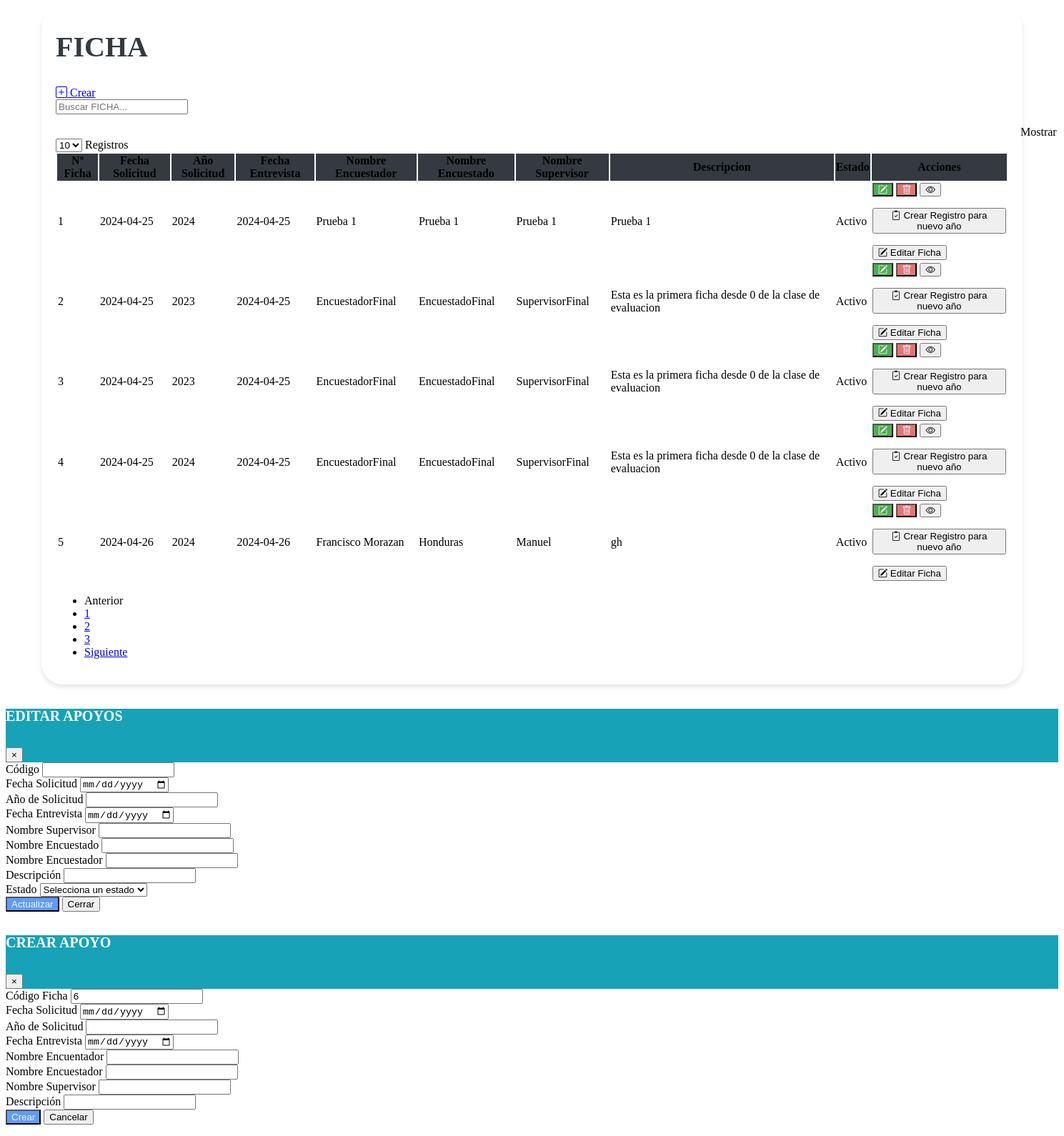
/vistas/Mantenimiento_Ficha.php, run on an earlier commit of the app's database.
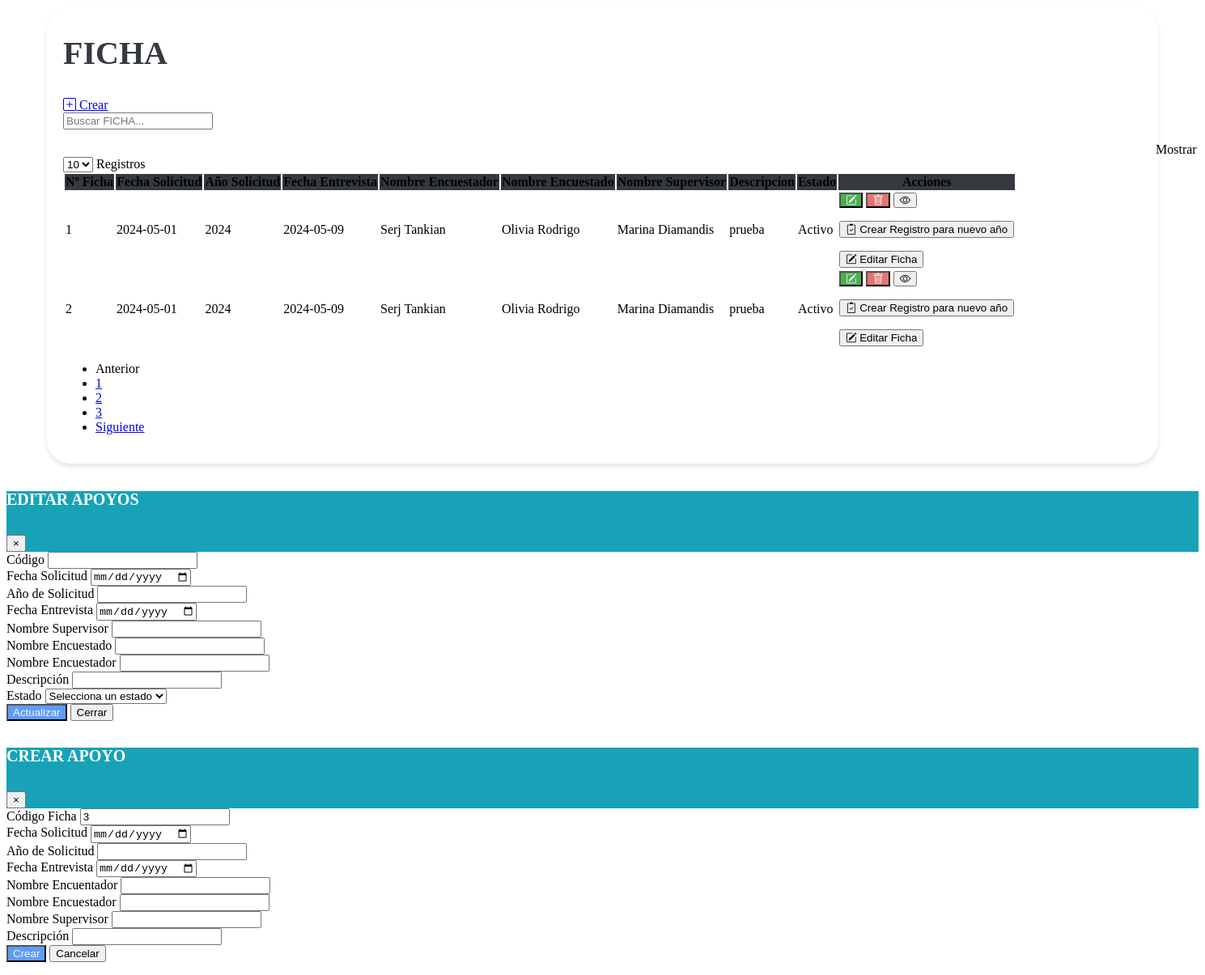
And on a later commit of the database.
### tables this page shows
CREATE TABLE `fichas` (
  `id_ficha` bigint(20) NOT NULL DEFAULT 0,
  `fecha_solicitud` date DEFAULT NULL,
  `anio_solicitud` int(11) DEFAULT NULL,
  `descripcion` varchar(255) DEFAULT NULL,
  `creado_por` varchar(50) DEFAULT NULL,
  `fecha_creacion` timestamp NOT NULL DEFAULT current_timestamp(),
  `modificado_por` varchar(50) DEFAULT NULL,
  `fecha_modificacion` timestamp NOT NULL DEFAULT current_timestamp() ON UPDATE current_timestamp(),
  `estado` enum('A','I') DEFAULT NULL,
  `fecha_entrevista` date DEFAULT NULL,
  `nombre_encuentrador` varchar(50) DEFAULT NULL,
  `firma_productor` varchar(100) DEFAULT NULL,
  `nombre_encuestador` varchar(50) DEFAULT NULL,
  `firma_encuestador` varchar(100) DEFAULT NULL,
  `nombre_supervisor` varchar(50) DEFAULT NULL,
  `firma_supervisor` varchar(100) DEFAULT NULL
);

### vistas/Mantenimiento_Ficha.php (the view, shortened to what the changed rows need)
<link href="https://cdn.jsdelivr.net/npm/bootstrap-icons@1.10.0/font/bootstrap-icons.css" rel="stylesheet">
<link rel="stylesheet" href="assets/css/estilos.css">
<div class="containertable">
    <div class="d-flex justify-content-between align-items-end mb-4">
        <div>
            <h1 class="poppins-font mb-2">FICHA</h1>
            <br>
        </div>
    </div>
    <div class="table-responsive">
        <table class="table table-hover">
            <thead class="table-dark text-center" style="background-color: #343A40;">
                <tr>
                    <th scope="col">Nº Ficha</th>
                    <th scope="col">Fecha Solicitud</th>
                    <th scope="col">Año Solicitud</th>
                    <th scope="col">Fecha Entrevista</th>
                    <th scope="col">Nombre Encuestador</th>
                    <th scope="col">Nombre Encuestado</th>
                    <th scope="col">Nombre Supervisor</th>
                    <th scope="col">Descripcion</th>
                    <th scope="col">Estado</th>
                    <th scope="col">Acciones</th>
                </tr>
            </thead>
            <tbody class="text-center">
                <?php
                include "../php/conexion_be.php";
                $sql = $conexion->query("SELECT * FROM fichas");
                while ($datos = $sql->fetch_object()) { ?>
                    <tr>
                        <td><?= $datos->id_ficha  ?></td>
                        <td><?= $datos->fecha_solicitud ?></td>
                        <td><?= $datos->anio_solicitud ?></td>
                        <td><?= $datos->fecha_entrevista  ?></td>
                        <td><?= $datos->nombre_encuentrador ?></td>
                        <td><?= $datos->nombre_encuestador ?></td>
                        <td><?= $datos->nombre_supervisor  ?></td>
                        <td><?= $datos->descripcion ?></td>
                        <td><?php
                            if ($datos->estado == "A") {
                                echo '<span class="badge bg-success">Activo</span>';
                            } else {
                                echo '<span class="badge bg-danger">Inactivo</span>';
                            }
                            ?></td>
                        <td>
                            <button type="button" class="btn btn-editar" data-toggle="modal" data-target="#modalEditar" onclick="abrirModalEditar
                            ('<?= $datos->id_ficha ?>', '<?= $datos->fecha_solicitud ?>', '<?= $datos->anio_solicitud ?>','<?= $datos->fecha_entrevista ?>', '<?= $datos->nombre_encuentrador ?>', '<?= $datos->nombre_encuestador ?>', '<?= $datos->nombre_supervisor ?>',  '<?= $datos->descripcion ?>',  '<?= $datos->estado ?>')">
                                <i class="bi bi-pencil-square"></i>
                            </button>
                            <form id="deleteForm" method="POST" action="modelos/eliminar_ficha.php" style="display: inline;">
                                <button type="submit" class="btn btn-eliminar">
                                    <i class="bi bi-trash"></i>
                                </button>
                            </form>
                            <button type="button" class="btn btn-warning" onclick=" CargarContenido('vistas/ver_ficha.php','content-wrapper',<?= $datos->id_ficha ?>)">
                                    <i class="bi bi-eye"></i>
                                </button>
                            <form id="duplicar" method="POST" action="" style="display: inline;">
                                <button type="button" class="btn btn-primary" onclick="duplicarFicha(<?= $datos->id_ficha ?>)">
                                    <i class="bi bi-clipboard2-check"></i>
                                    Crear Registro para nuevo año
                                </button>
                            </form>
                                <button type="button" class="btn btn-primary" onclick=" CargarContenido('vistas/editar_ficha.php','content-wrapper',<?= $datos->id_ficha ?>)">
                                    <i class="bi bi-pencil-square"></i>
                                    Editar Ficha
                                </button>
                        </td>
                    </tr>
                <?php }
                ?>
            </tbody>
        </table>
    </div>
</div>
<div class="modal fade" id="modalForm" tabindex="-1" role="dialog" aria-labelledby="exampleModalLabel" aria-hidden="true">
    <div class="modal-dialog" role="document">
        <div class="modal-content">
            <div class="modal-body">
                <form action="modelos/agregar_ficha.php" method="POST">
                    <div class="row">
                        <div class="col-6">
                            <div class="form-group ">
                                <label for="codigo">Código Ficha</label>
                                <input type="text" class="form-control" id="codigo" placeholder="Código Ficha" value="<?php echo obtenerNumeroFicha($conexion); ?>" readonly>
                            </div>
                        </div>
                    </div>
                </form>
            </div>
        </div>
    </div>
</div>
<?php
function obtenerNumeroFicha($conexion)
{
    $sql = "SELECT COUNT(*) as id_ficha FROM fichas";
    $result = $conexion->query($sql);
    $row = $result->fetch_assoc();
    $numeroFicha = $row['id_ficha'] + 1;
    return $numeroFicha;
}
?>

What changed in the data, as far as the page shows it:
removed fichas: id_ficha "3", fecha_solicitud "2024-04-25", anio_solicitud "2023", fecha_entrevista "2024-04-25", nombre_encuentrador "EncuestadorFinal", nombre_encuestador "EncuestadoFinal", nombre_supervisor "SupervisorFinal", descripcion "Esta es la primera ficha desde 0 de la clase de evaluacion", estado "Activo"
removed fichas: id_ficha "4", fecha_solicitud "2024-04-25", anio_solicitud "2024", fecha_entrevista "2024-04-25", nombre_encuentrador "EncuestadorFinal", nombre_encuestador "EncuestadoFinal", nombre_supervisor "SupervisorFinal", descripcion "Esta es la primera ficha desde 0 de la clase de evaluacion", estado "Activo"
removed fichas: id_ficha "5", fecha_solicitud "2024-04-26", anio_solicitud "2024", fecha_entrevista "2024-04-26", nombre_encuentrador "Francisco Morazan", nombre_encuestador "Honduras", nombre_supervisor "Manuel", descripcion "gh", estado "Activo"
changed fichas id 1: fecha_solicitud "2024-04-25" → "2024-05-01"; fecha_entrevista "2024-04-25" → "2024-05-09"; nombre_encuentrador "Prueba 1" → "Serj Tankian"; nombre_encuestador "Prueba 1" → "Olivia Rodrigo"; nombre_supervisor "Prueba 1" → "Marina Diamandis"; descripcion "Prueba 1" → "prueba"
changed fichas id 2: fecha_solicitud "2024-04-25" → "2024-05-01"; anio_solicitud "2023" → "2024"; fecha_entrevista "2024-04-25" → "2024-05-09"; nombre_encuentrador "EncuestadorFinal" → "Serj Tankian"; nombre_encuestador "EncuestadoFinal" → "Olivia Rodrigo"; nombre_supervisor "SupervisorFinal" → "Marina Diamandis"; descripcion "Esta es la primera ficha desde 0 de la clase de evaluacion" → "prueba"
Also different on the page:
form field obtenerNumeroFicha: "6" → "3"
